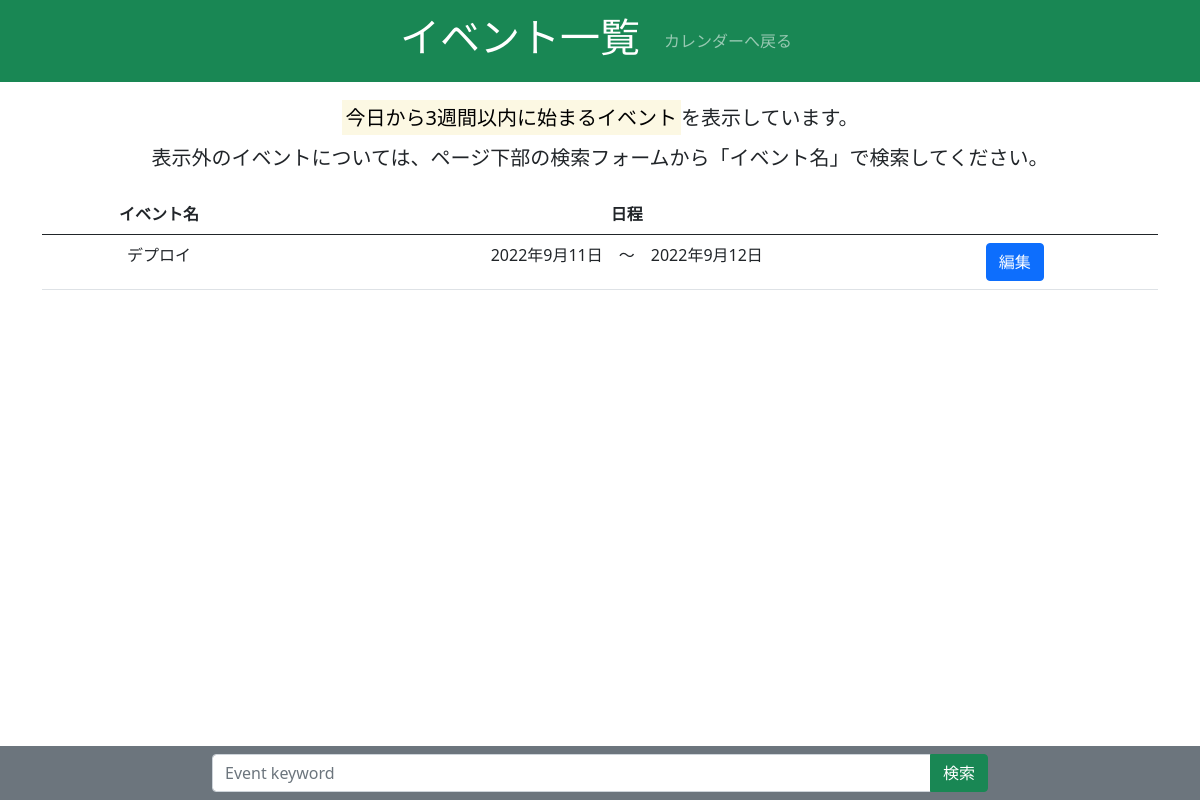
Page /calendar/event_list/ on the earlier database version.
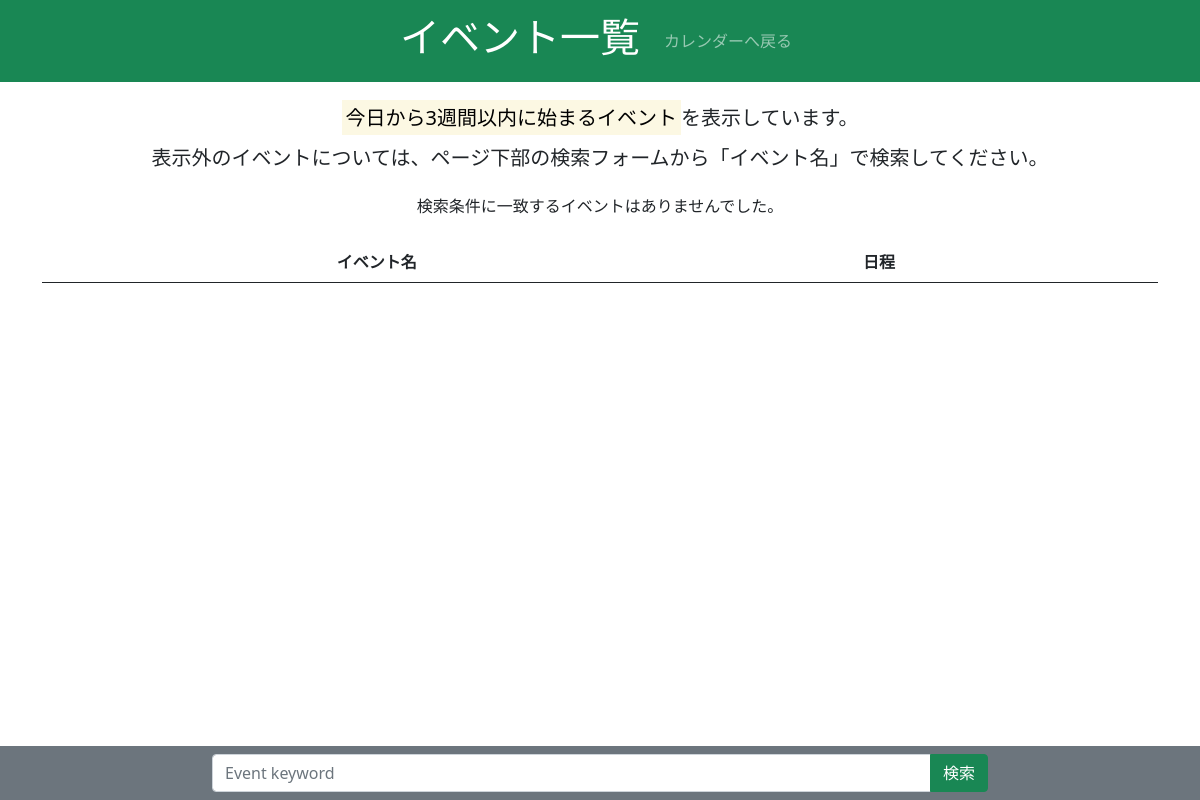
Same page on the later database version.
### dottalk/models.py (models this page shows)
class Event(models.Model):
    start_date = models.DateField()
    end_date = models.DateField()
    event_name = models.CharField(max_length=200)

### dottalk/views.py (the view)
# urls.py: path("calendar/event_list/",views.calendar_event_list.as_view(),name="event_list"),
class calendar_event_list (ListView,LoginRequiredMixin):
    models = models.Event
    context_object_name = "event_list"
    template_name = "HTML/event_list.html"
    def get_queryset(self, **kwargs):
        one_week_after = datetime.datetime.now() + datetime.timedelta(days=21)
        if self.request.method == "GET":
            q_word = self.request.GET.get('query')
            if q_word:
                queryset = models.Event.objects.filter(Q(event_name__icontains=q_word)).order_by("start_date")
            else:
                queryset = models.Event.objects.filter(start_date__range=[ datetime.datetime.now(),one_week_after]).order_by("start_date")
        return queryset

### dottalk/templates/HTML/event_list.html (shortened to what this page needs)
<!DOCTYPE html>
{% load static %}
<head>
    <link rel="stylesheet" href="{% static 'css/bootstrap.min.css' %}">
</head>
<body>
<nav class="navbar navbar-expand navbar-dark bg-success sticky-top">
  <div class="collapse navbar-collapse justify-content-center" id="navmenu1">
    <a href="#" class="navbar-brand"><h1>イベント一覧</h1></a>
    <div class="navbar-nav">
        <a class="nav-item nav-link" href="{% url 'calendar' %}">カレンダーへ戻る</a>
    </div>
  </div>
</nav>
<div class="container-fluid bg-secondary fixed-bottom">
    <div class="row justify-content-center">
        <form action="" method="get" class="form-inline col-8 m-2">
            <div class="input-group">
                <input name="query" value="{{ request.GET.query }}"
                       type="text" class="form-control text-wrap"
                       placeholder="Event keyword">
                <button type="submit" class="btn btn-success">検索</button>
            </div>
        </form>
    </div>
</div>
<div class="mt-3 mb-3">
    <div class="text-center">
        <h5><p class="lh-lg">
            <mark>今日から3週間以内に始まるイベント</mark>を表示しています。</br>
            表示外のイベントについては、ページ下部の検索フォームから「イベント名」で検索してください。
        </p></h5>
    </div>
</div>
<div class="container mt-3 mb-5 w-70">
<table class="table">
    <thead>
    <tr>
        <th><div class="text-center">イベント名</div></th>
        <th><div class="text-center">日程</div></th>
        <th></th>
    </tr>
    </thead>
    <tbody>
    {% for Event in event_list %}
    <tr>
        <td>
            <div class="text-center">{{ Event.event_name }}</div>
        </td>
        <td>
            <div class="text-center">{{ Event.start_date }}　～　{{ Event.end_date }}</div>
        </td>
        <td>
            <a class="btn btn-primary" role="button" href="{% url 'event_edit' Event.id %}">編集</a>
        </td>
        {% empty %}
        <div class="mt-3 mb-4">
            <div class="text-center">
                <h10><p>検索条件に一致するイベントはありませんでした。</p></h10>
            </div>
        </div>
    {% endfor %}
    </tbody>
</table></div>
</body>
</html>

Differences in the rows shown:
removed Event: event_name "デプロイ", start_date "2022年9月11日", end_date "2022年9月12日"
Other differences:
text now shown: "検索条件に一致するイベントはありませんでした。"
